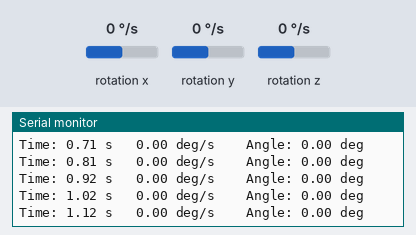
A sketch run on a simulated Arduino Nano 33 BLE. On the bench: the last lines printed to the serial monitor. The inputs (shaded band) are chosen by the test bench; at power-on: rotation x 0 °/s, rotation y 0 °/s, rotation z 0 °/s.

Above: at 1.2 s.
1.3 s: rotation x set to -192 °/s
At 1.33 s:
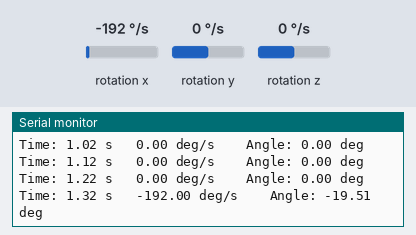
2.8 s: rotation x set to -100 °/s
At 2.85 s:
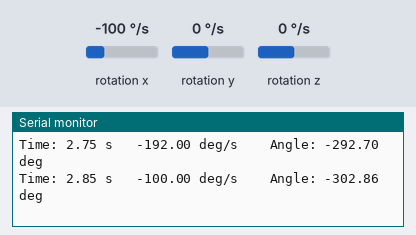
Timing chart, 0 to 5.8 s (numbered marks = the images above; inputs shaded):
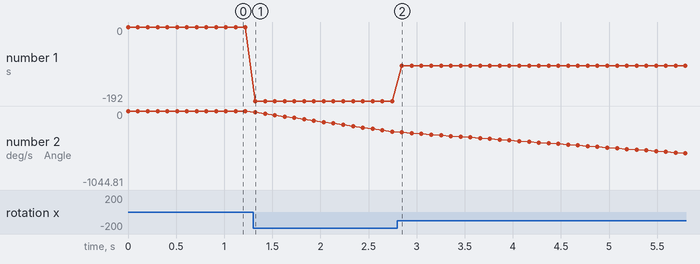

Measured:
- after the input at 1.3 s, the serial monitor: prints a new line at once (image 1)
- plotted number 1: 0 → -192 after the input at 1.3 s
- plotted number 2: 0 → -292.7 after the input at 1.3 s

The sketch:

tiltAngle_Gyro.ino
```cpp
/*
  Arduino BMI270 - Simple Gyroscope

  This example reads the gyroscope values from the BMI270
  sensor, calculates the gyro angle, the time stamp,
  and continuously prints them to the Serial Monitor
  or Serial Plotter.

  The circuit:
  - Arduino Nano 33 BLE Sense Rev2

  Reference code by Riccardo Rizzo

  */

#include "Arduino_BMI270_BMM150.h"

float gyro_angle = 0.0;
unsigned long prevTime = 0;
float startTime = 0.0;

void setup() {
  Serial.begin(9600);
  while (!Serial);
  Serial.println("Started");

  if (!IMU.begin()) {
    Serial.println("Failed to initialize IMU!");
    while (1);
  }
  startTime = micros();
  Serial.print("Gyroscope sample rate = ");
  Serial.print(IMU.gyroscopeSampleRate());
  Serial.println(" Hz");
  Serial.println();
  Serial.println("Gyroscope in degrees/second");
  Serial.println("X\tY\tZ");
  prevTime = micros();

}

void loop() {
  float x, y, z;

  if (IMU.gyroscopeAvailable()) {
    IMU.readGyroscope(x, y, z);

    //Serial.print(x);
    //Serial.print('\t');
    //Serial.print(y);
    //Serial.print('\t');
    //Serial.println(z);

    //Time difference
    unsigned long currentTime = micros();
    float dt = (currentTime - prevTime) / 1000000.0;
    prevTime = currentTime;

    // θg = θ0 + gx * Δt
    gyro_angle = gyro_angle + x * dt;
    Serial.print("Time: ");
    Serial.print((micros() - startTime)/1000000.0);
    Serial.print(" s \t");
    Serial.print(x);
    Serial.print(" deg/s \t Angle: ");
    Serial.print(gyro_angle);
    Serial.println(" deg");

    delay (100);
  }
}
```
